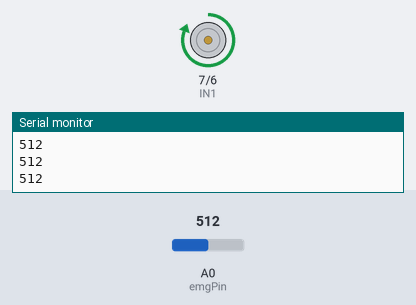
The sketch below on a simulated Arduino Uno, built with avr-gcc and run on an emulated ATmega328P. Parts: motor-driver pin pairs drawn as motors (green arrow = first pin HIGH = forward, orange = second pin HIGH = backward, longer = more drive, scaled by the enable pin), the last lines printed to the serial monitor. The test bench sets the inputs (shaded band); at power-on: A0 (emgPin) = 512.

Above: at 1.2 s.
1.3 s: A0 (emgPin) set to 158
2.8 s: A0 (emgPin) set to 136
At 3.1 s:
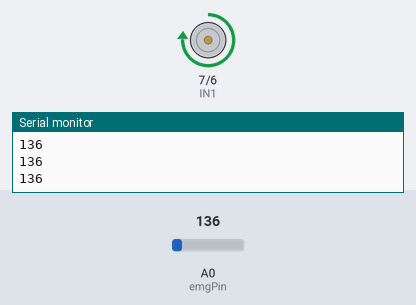
4.3 s: A0 (emgPin) set to 40
At 5.1 s:
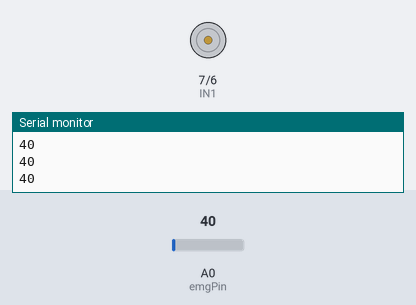
5.8 s: A0 (emgPin) set to 47
7.3 s: A0 (emgPin) set to 55
At 8.4 s:
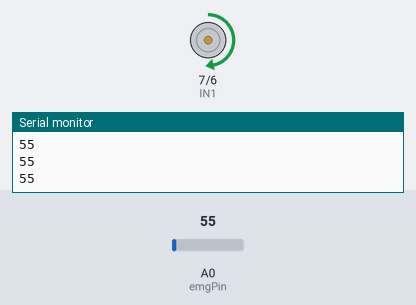
8.8 s: A0 (emgPin) set to 0
At 9.7 s:
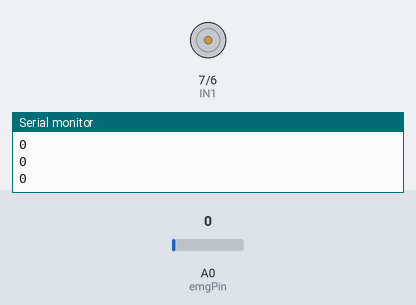
Timing chart, 0 to 11.3 s (numbered marks = the images above; inputs shaded):
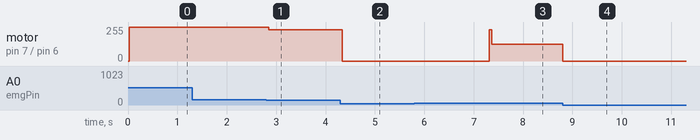

Measured:
- the behaviour switches between 50 and 51 on A0 (emgPin) (found by bisection; images 2 and 3)
- after the input at 2.8 s, motor on pin 7 (IN1) / pin 6 (IN2): forward 255/255 → forward 236/255 after 0.05 s
- after the input at 4.3 s, motor on pin 7 (IN1) / pin 6 (IN2): forward 236/255 → stopped at once
- after the input at 7.3 s, motor on pin 7 (IN1) / pin 6 (IN2): stopped → forward 126/255 at once
- after the input at 8.8 s, motor on pin 7 (IN1) / pin 6 (IN2): forward 126/255 → stopped at once

The sketch:

motor_driver.ino
```cpp
// ---------- EMG TO MOTOR CONTROL ----------

const int emgPin = A0;

const int IN1 = 7;
const int IN2 = 6;
const int ENA = 5;

const int samples = 10;

// Adjust after testing
int threshold = 50;

void setup() {

  Serial.begin(9600);

  pinMode(IN1, OUTPUT);
  pinMode(IN2, OUTPUT);
  pinMode(ENA, OUTPUT);
}

void loop() {

  long sum = 0;

  // Filtered EMG reading
  for (int i = 0; i < samples; i++) {
    sum += analogRead(emgPin);
    delay(2);
  }

  int emgValue = sum / samples;

  Serial.println(emgValue);

  if (emgValue > threshold) {

    // Map EMG strength to motor speed (0–255)
    int speedValue = map(emgValue, threshold, 150, 120, 255);
    speedValue = constrain(speedValue, 120, 255);

    digitalWrite(IN1, HIGH);
    digitalWrite(IN2, LOW);
    analogWrite(ENA, speedValue);

  } else {

    digitalWrite(IN1, LOW);
    digitalWrite(IN2, LOW);
    analogWrite(ENA, 0);
  }

  delay(30);
}
```
